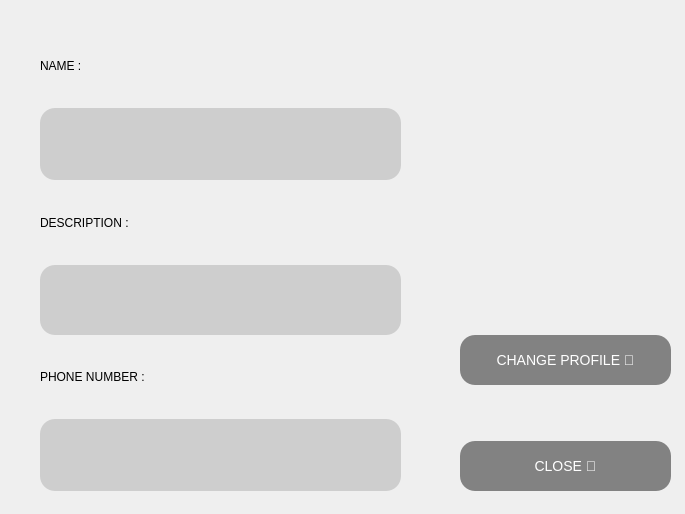
<?xml version="1.0" encoding="UTF-8"?>
<ui version="4.0">
 <class>profile</class>
 <widget class="QWidget" name="profile">
  <property name="geometry">
   <rect>
    <x>0</x>
    <y>0</y>
    <width>685</width>
    <height>514</height>
   </rect>
  </property>
  <property name="windowTitle">
   <string>Form</string>
  </property>
  <widget class="QWidget" name="layoutWidget">
   <property name="geometry">
    <rect>
     <x>40</x>
     <y>30</y>
     <width>361</width>
     <height>461</height>
    </rect>
   </property>
   <layout class="QVBoxLayout" name="verticalLayout">
    <item>
     <widget class="QLabel" name="label_name">
      <property name="text">
       <string>NAME :</string>
      </property>
     </widget>
    </item>
    <item>
     <widget class="QLabel" name="label_name_2">
      <property name="minimumSize">
       <size>
        <width>0</width>
        <height>50</height>
       </size>
      </property>
      <property name="styleSheet">
       <string notr="true">background:rgb(206, 206, 206);
font:14px;
color:white;
border-radius:15px;
</string>
      </property>
      <property name="text">
       <string/>
      </property>
      <property name="margin">
       <number>8</number>
      </property>
     </widget>
    </item>
    <item>
     <widget class="QLabel" name="label_description">
      <property name="text">
       <string>DESCRIPTION :</string>
      </property>
     </widget>
    </item>
    <item>
     <widget class="QLineEdit" name="lineEdit">
      <property name="enabled">
       <bool>true</bool>
      </property>
      <property name="minimumSize">
       <size>
        <width>0</width>
        <height>70</height>
       </size>
      </property>
      <property name="styleSheet">
       <string notr="true">background:rgb(206, 206, 206);
font:14px;
color:white;
border-radius:15px;
</string>
      </property>
     </widget>
    </item>
    <item>
     <widget class="QLabel" name="label_phonenumber">
      <property name="text">
       <string>PHONE NUMBER :</string>
      </property>
     </widget>
    </item>
    <item>
     <widget class="QLabel" name="label_phoneNumber">
      <property name="styleSheet">
       <string notr="true">background:rgb(206, 206, 206);
font:14px;
color:white;
border-radius:15px;
</string>
      </property>
      <property name="text">
       <string/>
      </property>
      <property name="margin">
       <number>8</number>
      </property>
     </widget>
    </item>
   </layout>
  </widget>
  <widget class="QWidget" name="">
   <property name="geometry">
    <rect>
     <x>460</x>
     <y>30</y>
     <width>211</width>
     <height>461</height>
    </rect>
   </property>
   <layout class="QVBoxLayout" name="verticalLayout_3">
    <item>
     <layout class="QVBoxLayout" name="verticalLayout_2">
      <item>
       <spacer name="verticalSpacer_2">
        <property name="orientation">
         <enum>Qt::Vertical</enum>
        </property>
        <property name="sizeHint" stdset="0">
         <size>
          <width>20</width>
          <height>40</height>
         </size>
        </property>
       </spacer>
      </item>
      <item>
       <widget class="QLabel" name="label">
        <property name="minimumSize">
         <size>
          <width>50</width>
          <height>200</height>
         </size>
        </property>
        <property name="text">
         <string/>
        </property>
        <property name="alignment">
         <set>Qt::AlignCenter</set>
        </property>
       </widget>
      </item>
      <item>
       <spacer name="verticalSpacer_3">
        <property name="orientation">
         <enum>Qt::Vertical</enum>
        </property>
        <property name="sizeHint" stdset="0">
         <size>
          <width>20</width>
          <height>40</height>
         </size>
        </property>
       </spacer>
      </item>
      <item>
       <widget class="QPushButton" name="pushButton">
        <property name="minimumSize">
         <size>
          <width>110</width>
          <height>50</height>
         </size>
        </property>
        <property name="styleSheet">
         <string notr="true">background:rgb(130, 130, 130);
font:14px;
color:white;
border-radius:15px;
</string>
        </property>
        <property name="text">
         <string>CHANGE PROFILE 🤩</string>
        </property>
       </widget>
      </item>
      <item>
       <spacer name="verticalSpacer">
        <property name="orientation">
         <enum>Qt::Vertical</enum>
        </property>
        <property name="sizeHint" stdset="0">
         <size>
          <width>20</width>
          <height>40</height>
         </size>
        </property>
       </spacer>
      </item>
     </layout>
    </item>
    <item>
     <widget class="QPushButton" name="pushButton_2">
      <property name="minimumSize">
       <size>
        <width>110</width>
        <height>50</height>
       </size>
      </property>
      <property name="styleSheet">
       <string notr="true">background:rgb(130, 130, 130);
font:14px;
color:white;
border-radius:15px;
</string>
      </property>
      <property name="text">
       <string>CLOSE 🥺</string>
      </property>
     </widget>
    </item>
   </layout>
  </widget>
 </widget>
 <resources/>
 <connections/>
</ui>
